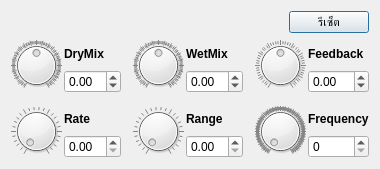
<?xml version="1.0" encoding="UTF-8"?>
<ui version="4.0">
 <class>AutoWahFXDialog</class>
 <widget class="QDialog" name="AutoWahFXDialog">
  <property name="geometry">
   <rect>
    <x>0</x>
    <y>0</y>
    <width>380</width>
    <height>169</height>
   </rect>
  </property>
  <property name="windowTitle">
   <string>Dialog</string>
  </property>
  <property name="locale">
   <locale language="English" country="UnitedStates"/>
  </property>
  <layout class="QVBoxLayout" name="verticalLayout_7">
   <item>
    <layout class="QHBoxLayout" name="horizontalLayout">
     <item>
      <spacer name="horizontalSpacer">
       <property name="orientation">
        <enum>Qt::Horizontal</enum>
       </property>
       <property name="sizeHint" stdset="0">
        <size>
         <width>40</width>
         <height>20</height>
        </size>
       </property>
      </spacer>
     </item>
     <item>
      <widget class="QPushButton" name="btnReset">
       <property name="text">
        <string>รีเซ็ต</string>
       </property>
      </widget>
     </item>
    </layout>
   </item>
   <item>
    <layout class="QGridLayout" name="gridLayout">
     <property name="spacing">
      <number>12</number>
     </property>
     <item row="0" column="0">
      <layout class="QHBoxLayout" name="horizontalLayout_2">
       <property name="spacing">
        <number>2</number>
       </property>
       <item>
        <widget class="QDial" name="dialDryMix">
         <property name="minimumSize">
          <size>
           <width>51</width>
           <height>51</height>
          </size>
         </property>
         <property name="maximumSize">
          <size>
           <width>51</width>
           <height>51</height>
          </size>
         </property>
         <property name="minimum">
          <number>-200</number>
         </property>
         <property name="maximum">
          <number>200</number>
         </property>
         <property name="notchesVisible">
          <bool>true</bool>
         </property>
        </widget>
       </item>
       <item>
        <layout class="QVBoxLayout" name="verticalLayout_2">
         <item>
          <widget class="QLabel" name="label">
           <property name="font">
            <font>
             <weight>75</weight>
             <bold>true</bold>
            </font>
           </property>
           <property name="text">
            <string>DryMix</string>
           </property>
          </widget>
         </item>
         <item>
          <widget class="QDoubleSpinBox" name="spinDryMix">
           <property name="minimum">
            <double>-2.000000000000000</double>
           </property>
           <property name="maximum">
            <double>2.000000000000000</double>
           </property>
           <property name="singleStep">
            <double>0.100000000000000</double>
           </property>
          </widget>
         </item>
        </layout>
       </item>
      </layout>
     </item>
     <item row="0" column="1">
      <layout class="QHBoxLayout" name="horizontalLayout_3">
       <property name="spacing">
        <number>2</number>
       </property>
       <item>
        <widget class="QDial" name="dialWetMix">
         <property name="minimumSize">
          <size>
           <width>51</width>
           <height>51</height>
          </size>
         </property>
         <property name="maximumSize">
          <size>
           <width>51</width>
           <height>51</height>
          </size>
         </property>
         <property name="minimum">
          <number>-200</number>
         </property>
         <property name="maximum">
          <number>200</number>
         </property>
         <property name="notchesVisible">
          <bool>true</bool>
         </property>
        </widget>
       </item>
       <item>
        <layout class="QVBoxLayout" name="verticalLayout">
         <item>
          <widget class="QLabel" name="label_2">
           <property name="font">
            <font>
             <weight>75</weight>
             <bold>true</bold>
            </font>
           </property>
           <property name="text">
            <string>WetMix</string>
           </property>
          </widget>
         </item>
         <item>
          <widget class="QDoubleSpinBox" name="spinWetMix">
           <property name="minimum">
            <double>-2.000000000000000</double>
           </property>
           <property name="maximum">
            <double>2.000000000000000</double>
           </property>
           <property name="singleStep">
            <double>0.100000000000000</double>
           </property>
          </widget>
         </item>
        </layout>
       </item>
      </layout>
     </item>
     <item row="0" column="2">
      <layout class="QHBoxLayout" name="horizontalLayout_4">
       <property name="spacing">
        <number>2</number>
       </property>
       <item>
        <widget class="QDial" name="dialFeedback">
         <property name="minimumSize">
          <size>
           <width>51</width>
           <height>51</height>
          </size>
         </property>
         <property name="maximumSize">
          <size>
           <width>51</width>
           <height>51</height>
          </size>
         </property>
         <property name="minimum">
          <number>-100</number>
         </property>
         <property name="maximum">
          <number>100</number>
         </property>
         <property name="notchesVisible">
          <bool>true</bool>
         </property>
        </widget>
       </item>
       <item>
        <layout class="QVBoxLayout" name="verticalLayout_3">
         <item>
          <widget class="QLabel" name="label_3">
           <property name="font">
            <font>
             <weight>75</weight>
             <bold>true</bold>
            </font>
           </property>
           <property name="text">
            <string>Feedback</string>
           </property>
          </widget>
         </item>
         <item>
          <widget class="QDoubleSpinBox" name="spinFeedback">
           <property name="minimum">
            <double>-1.000000000000000</double>
           </property>
           <property name="maximum">
            <double>1.000000000000000</double>
           </property>
           <property name="singleStep">
            <double>0.100000000000000</double>
           </property>
          </widget>
         </item>
        </layout>
       </item>
      </layout>
     </item>
     <item row="1" column="0">
      <layout class="QHBoxLayout" name="horizontalLayout_5">
       <property name="spacing">
        <number>2</number>
       </property>
       <item>
        <widget class="QDial" name="dialRate">
         <property name="minimumSize">
          <size>
           <width>51</width>
           <height>51</height>
          </size>
         </property>
         <property name="maximumSize">
          <size>
           <width>51</width>
           <height>51</height>
          </size>
         </property>
         <property name="minimum">
          <number>0</number>
         </property>
         <property name="maximum">
          <number>100</number>
         </property>
         <property name="notchesVisible">
          <bool>true</bool>
         </property>
        </widget>
       </item>
       <item>
        <layout class="QVBoxLayout" name="verticalLayout_4">
         <item>
          <widget class="QLabel" name="label_4">
           <property name="font">
            <font>
             <weight>75</weight>
             <bold>true</bold>
            </font>
           </property>
           <property name="text">
            <string>Rate</string>
           </property>
          </widget>
         </item>
         <item>
          <widget class="QDoubleSpinBox" name="spinRate">
           <property name="minimum">
            <double>0.000000000000000</double>
           </property>
           <property name="maximum">
            <double>10.000000000000000</double>
           </property>
           <property name="singleStep">
            <double>0.100000000000000</double>
           </property>
          </widget>
         </item>
        </layout>
       </item>
      </layout>
     </item>
     <item row="1" column="1">
      <layout class="QHBoxLayout" name="horizontalLayout_6">
       <property name="spacing">
        <number>2</number>
       </property>
       <item>
        <widget class="QDial" name="dialRange">
         <property name="minimumSize">
          <size>
           <width>51</width>
           <height>51</height>
          </size>
         </property>
         <property name="maximumSize">
          <size>
           <width>51</width>
           <height>51</height>
          </size>
         </property>
         <property name="minimum">
          <number>0</number>
         </property>
         <property name="maximum">
          <number>100</number>
         </property>
         <property name="notchesVisible">
          <bool>true</bool>
         </property>
        </widget>
       </item>
       <item>
        <layout class="QVBoxLayout" name="verticalLayout_5">
         <item>
          <widget class="QLabel" name="label_5">
           <property name="font">
            <font>
             <weight>75</weight>
             <bold>true</bold>
            </font>
           </property>
           <property name="text">
            <string>Range</string>
           </property>
          </widget>
         </item>
         <item>
          <widget class="QDoubleSpinBox" name="spinRange">
           <property name="minimum">
            <double>0.000000000000000</double>
           </property>
           <property name="maximum">
            <double>10.000000000000000</double>
           </property>
           <property name="singleStep">
            <double>0.100000000000000</double>
           </property>
          </widget>
         </item>
        </layout>
       </item>
      </layout>
     </item>
     <item row="1" column="2">
      <layout class="QHBoxLayout" name="horizontalLayout_7">
       <property name="spacing">
        <number>2</number>
       </property>
       <item>
        <widget class="QDial" name="dialFrequency">
         <property name="minimumSize">
          <size>
           <width>51</width>
           <height>51</height>
          </size>
         </property>
         <property name="maximumSize">
          <size>
           <width>51</width>
           <height>51</height>
          </size>
         </property>
         <property name="minimum">
          <number>0</number>
         </property>
         <property name="maximum">
          <number>1000</number>
         </property>
         <property name="notchesVisible">
          <bool>true</bool>
         </property>
        </widget>
       </item>
       <item>
        <layout class="QVBoxLayout" name="verticalLayout_6">
         <item>
          <widget class="QLabel" name="label_6">
           <property name="font">
            <font>
             <weight>75</weight>
             <bold>true</bold>
            </font>
           </property>
           <property name="text">
            <string>Frequency</string>
           </property>
          </widget>
         </item>
         <item>
          <widget class="QSpinBox" name="spinFrequency">
           <property name="maximum">
            <number>1000</number>
           </property>
          </widget>
         </item>
        </layout>
       </item>
      </layout>
     </item>
    </layout>
   </item>
  </layout>
 </widget>
 <resources/>
 <connections/>
</ui>
